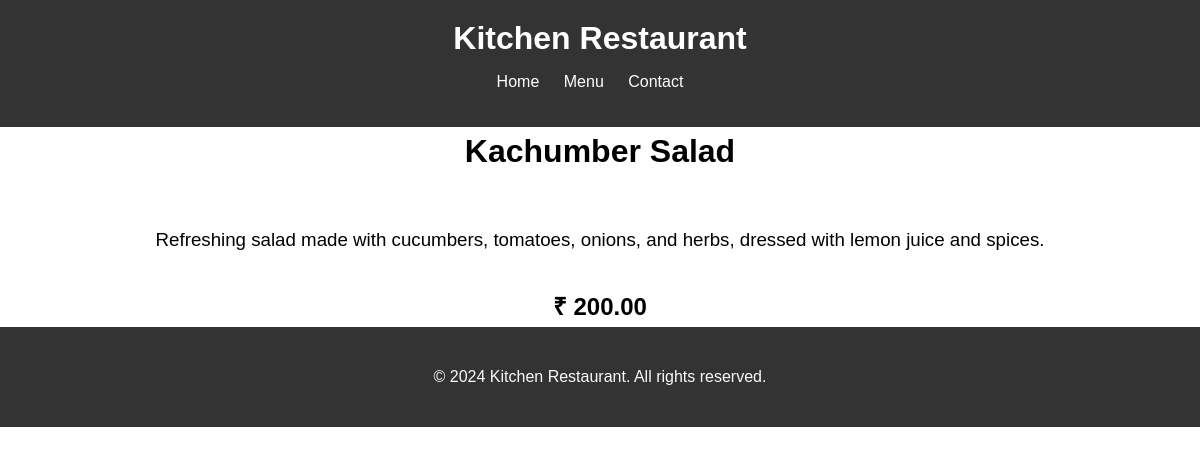
The page /kitchen_menu/21/ on the database its author committed.
### kitchen_menu/models.py (models this page shows, shortened)
class Menu(models.Model):
    Name = models.CharField(max_length=200, unique=True)
    Description = models.CharField(max_length=1000)
    Price = models.DecimalField(max_digits=10, decimal_places=2)
    Meal_type = models.CharField(max_length=20, choices=MEAL_TYPE)
    Author = models.ForeignKey(User, on_delete = models.PROTECT, default=2)
    status = models.IntegerField(choices=STATUS, default=1)
    created_at = models.DateTimeField(auto_now_add = True)
    updates_at = models.DateTimeField(auto_now=True)

### kitchen_menu/views.py (the view)
# urls.py: path('<int:pk>/', views.details, name='details'),
def details(request, pk):
    dish = get_object_or_404(Menu, pk = pk)
    context = {
        'dish' : dish,
    }
    return render(request, 'details.html', context)

### templates/details.html
{% extends 'base.html' %}
{% block content %}
<div class="landing" style="background-color: white; color: black; flex-direction: column;">
    <h1>{{dish.Name}}</h1><br>
    <h3 style="font-weight: normal;">{{ dish.Description }}</h3>
    <h2>₹ {{ dish.Price }}</h2>
</div>
{% endblock %}

### templates/base.html (style rules this page uses)
body { font-family: Arial, sans-serif; margin: 0; padding: 0; }
.landing { background-color: #333; color: #f9f9f9; width: 100%; height: 100px; display: flex; justify-content: center; align-items: center; margin-top: 50px; }

### rows shown on the page
Menu: Name "Kachumber Salad", Description "Refreshing salad made with cucumbers, tomatoes, onions, and herbs, dressed with lemon juice and spices.", Price "200.00"
